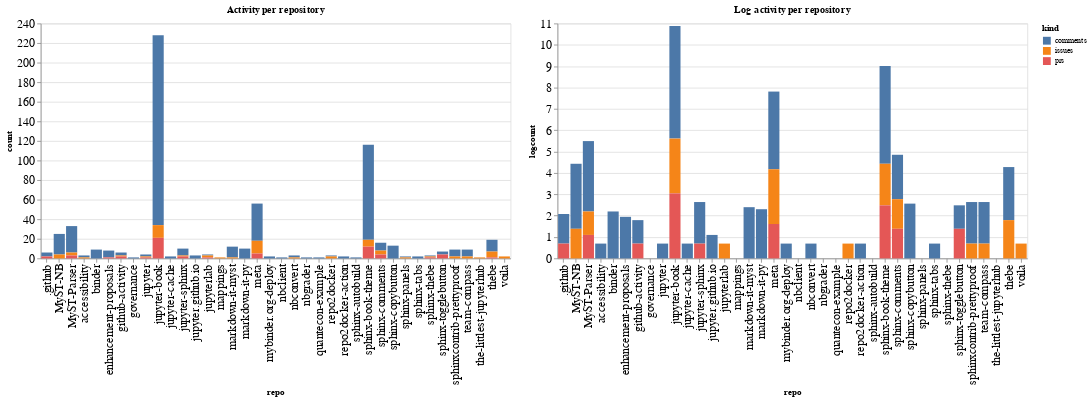

Notebook cell for this chart:
### Code cell
ch1 = alt.Chart(repo_summaries, width=600, title="Activity per repository").mark_bar().encode(
    x='repo',
    y='count',
    color='kind',
    tooltip="kind"
)

ch2 = alt.Chart(repo_summaries, width=600, title="Log activity per repository").mark_bar().encode(
    x='repo',
    y='logcount',
    color='kind',
    tooltip="kind"
)

ch1 | ch2

### Figure 1 — Vega-Lite specification as saved in the notebook (floating-point values rounded to 4 significant figures)
{"config": {"axisLeft": {"labelFontSize": 15}, "axisBottom": {"labelFontSize": 15}}, "hconcat": [{"mark": "bar", "encoding": {"color": {"type": "nominal", "field": "kind"}, "tooltip": {"type": "nominal", "field": "kind"}, "x": {"type": "nominal", "field": "repo"}, "y": {"type": "quantitative", "field": "count"}}, "title": "Activity per repository", "width": 600}, {"mark": "bar", "encoding": {"color": {"type": "nominal", "field": "kind"}, "tooltip": {"type": "nominal", "field": "kind"}, "x": {"type": "nominal", "field": "repo"}, "y": {"type": "quantitative", "field": "logcount"}}, "title": "Log activity per repository", "width": 600}], "data": {"name": "data-09cf9f1e5b5417a3e117add990d2d97d"}, "$schema": "https://vega.github.io/schema/vega-lite/v4.8.1.json", "datasets": {"data-09cf9f1e5b5417a3e117add990d2d97d": [{"repo": ".github", "kind": "comments", "count": 4, "logcount": 1.386}, {"repo": ".github", "kind": "prs", "count": 2, "logcount": 0.6931}, {"repo": "MyST-NB", "kind": "comments", "count": 21, "logcount": 3.045}, {"repo": "MyST-NB", "kind": "issues", "count": 4, "logcount": 1.386}, {"repo": "MyST-Parser", "kind": "comments", "count": 27, "logcount": 3.296}, {"repo": "MyST-Parser", "kind": "issues", "count": 3, "logcount": 1.099}, {"repo": "MyST-Parser", "kind": "prs", "count": 3, "logcount": 1.099}, {"repo": "accessibility", "kind": "comments", "count": 2, "logcount": 0.6931}, {"repo": "accessibility", "kind": "issues", "count": 1, "logcount": 0.0}, {"repo": "binder", "kind": "comments", "count": 9, "logcount": 2.197}, {"repo": "enhancement-proposals", "kind": "comments", "count": 7, "logcount": 1.946}, {"repo": "enhancement-proposals", "kind": "prs", "count": 1, "logcount": 0.0}, {"repo": "github-activity", "kind": "comments", "count": 3, "logcount": 1.099}, {"repo": "github-activity", "kind": "issues", "count": 1, "logcount": 0.0}, {"repo": "github-activity", "kind": "prs", "count": 2, "logcount": 0.6931}, {"repo": "governance", "kind": "comments", "count": 1, "logcount": 0.0}, {"repo": "jupyter", "kind": "comments", "count": 2, "logcount": 0.6931}, {"repo": "jupyter", "kind": "issues", "count": 1, "logcount": 0.0}, {"repo": "jupyter", "kind": "prs", "count": 1, "logcount": 0.0}, {"repo": "jupyter-book", "kind": "comments", "count": 194, "logcount": 5.268}, {"repo": "jupyter-book", "kind": "issues", "count": 13, "logcount": 2.565}, {"repo": "jupyter-book", "kind": "prs", "count": 21, "logcount": 3.045}, {"repo": "jupyter-cache", "kind": "comments", "count": 2, "logcount": 0.6931}, {"repo": "jupyter-sphinx", "kind": "comments", "count": 7, "logcount": 1.946}, {"repo": "jupyter-sphinx", "kind": "issues", "count": 1, "logcount": 0.0}, {"repo": "jupyter-sphinx", "kind": "prs", "count": 2, "logcount": 0.6931}, {"repo": "jupyter.github.io", "kind": "comments", "count": 3, "logcount": 1.099}, {"repo": "jupyterlab", "kind": "comments", "count": 1, "logcount": 0.0}, {"repo": "jupyterlab", "kind": "issues", "count": 2, "logcount": 0.6931}, {"repo": "jupyterlab", "kind": "prs", "count": 1, "logcount": 0.0}, {"repo": "mappings", "kind": "issues", "count": 1, "logcount": 0.0}, {"repo": "markdown-it-myst", "kind": "comments", "count": 11, "logcount": 2.398}, {"repo": "markdown-it-myst", "kind": "issues", "count": 1, "logcount": 0.0}, {"repo": "markdown-it-py", "kind": "comments", "count": 10, "logcount": 2.303}, {"repo": "meta", "kind": "comments", "count": 38, "logcount": 3.638}, {"repo": "meta", "kind": "issues", "count": 13, "logcount": 2.565}, {"repo": "meta", "kind": "prs", "count": 5, "logcount": 1.609}, {"repo": "mybinder.org-deploy", "kind": "comments", "count": 2, "logcount": 0.6931}, {"repo": "nbclient", "kind": "comments", "count": 1, "logcount": 0.0}, {"repo": "nbconvert", "kind": "comments", "count": 2, "logcount": 0.6931}, {"repo": "nbconvert", "kind": "issues", "count": 1, "logcount": 0.0}, {"repo": "nbgrader", "kind": "comments", "count": 1, "logcount": 0.0}, {"repo": "quantecon-example", "kind": "comments", "count": 1, "logcount": 0.0}, {"repo": "repo2docker", "kind": "comments", "count": 1, "logcount": 0.0}, {"repo": "repo2docker", "kind": "issues", "count": 2, "logcount": 0.6931}, {"repo": "repo2docker-action", "kind": "comments", "count": 2, "logcount": 0.6931}, {"repo": "sphinx-autobuild", "kind": "comments", "count": 1, "logcount": 0.0}, {"repo": "sphinx-book-theme", "kind": "comments", "count": 97, "logcount": 4.575}, {"repo": "sphinx-book-theme", "kind": "issues", "count": 7, "logcount": 1.946}, {"repo": "sphinx-book-theme", "kind": "prs", "count": 12, "logcount": 2.485}, {"repo": "sphinx-comments", "kind": "comments", "count": 8, "logcount": 2.079}, {"repo": "sphinx-comments", "kind": "issues", "count": 4, "logcount": 1.386}, {"repo": "sphinx-comments", "kind": "prs", "count": 4, "logcount": 1.386}, {"repo": "sphinx-copybutton", "kind": "comments", "count": 13, "logcount": 2.565}, {"repo": "sphinx-panels", "kind": "comments", "count": 1, "logcount": 0.0}, {"repo": "sphinx-panels", "kind": "issues", "count": 1, "logcount": 0.0}, {"repo": "sphinx-tabs", "kind": "comments", "count": 2, "logcount": 0.6931}, {"repo": "sphinx-thebe", "kind": "comments", "count": 1, "logcount": 0.0}, {"repo": "sphinx-thebe", "kind": "issues", "count": 1, "logcount": 0.0}, {"repo": "sphinx-thebe", "kind": "prs", "count": 1, "logcount": 0.0}, {"repo": "sphinx-togglebutton", "kind": "comments", "count": 3, "logcount": 1.099}, {"repo": "sphinx-togglebutton", "kind": "prs", "count": 4, "logcount": 1.386}, {"repo": "sphinxcontrib-prettyproof", "kind": "comments", "count": 7, "logcount": 1.946}, {"repo": "sphinxcontrib-prettyproof", "kind": "issues", "count": 2, "logcount": 0.6931}, {"repo": "team-compass", "kind": "comments", "count": 7, "logcount": 1.946}, {"repo": "team-compass", "kind": "issues", "count": 2, "logcount": 0.6931}, {"repo": "the-littlest-jupyterhub", "kind": "issues", "count": 1, "logcount": 0.0}, {"repo": "thebe", "kind": "comments", "count": 12, "logcount": 2.485}, {"repo": "thebe", "kind": "issues", "count": 6, "logcount": 1.792}, {"repo": "thebe", "kind": "prs", "count": 1, "logcount": 0.0}, {"repo": "voila", "kind": "issues", "count": 2, "logcount": 0.6931}]}}
